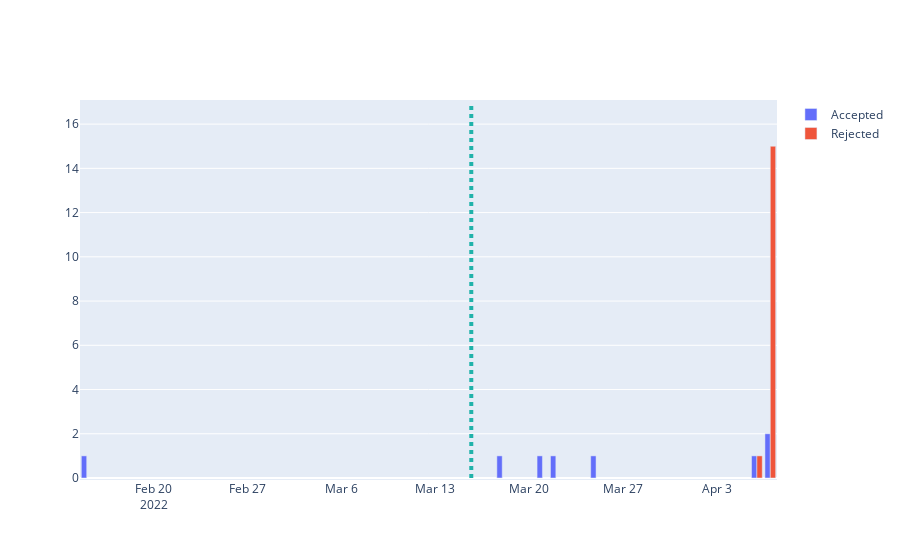

The notebook cell saved with this chart:
### Code cell
# create a figure
fig = go.Figure()

# make bar plot, x is date, y is count of accepts and rejects on that date
fig.add_trace(go.Bar(x=df[df['status'] == 'accepted']['date'].value_counts().index,
                        y=df[df['status'] == 'accepted']['date'].value_counts().values, 
                        name='Accepted'))

fig.add_trace(go.Bar(x=df[df['status'] == 'rejected']['date'].value_counts().index,
                        y=df[df['status'] == 'rejected']['date'].value_counts().values,                     
                        name='Rejected'))

# add vertical dotted line to indicate todays date but with previous year
fig.add_shape(type="line", x0=datetime.now() - timedelta(days=365), y0=0, x1=datetime.now() - timedelta(days=365), y1=max(df['date'].value_counts().values),
               line=dict(color="LightSeaGreen", width=4, dash="dot"))

fig.show()

### Figure 1 — Plotly figure (JSON) as saved in the notebook; plotly's stock layout.template omitted (floating-point values rounded to 4 significant figures)
{"data": [{"name": "Accepted", "type": "bar", "x": ["2022-04-07T00:00:00", "2022-03-21T00:00:00", "2022-03-18T00:00:00", "2022-02-15T00:00:00", "2022-04-06T00:00:00", "2022-03-25T00:00:00", "2022-03-22T00:00:00"], "y": [2, 1, 1, 1, 1, 1, 1]}, {"name": "Rejected", "type": "bar", "x": ["2022-04-07T00:00:00", "2022-04-06T00:00:00"], "y": [15, 1]}], "layout": {"shapes": [{"line": {"color": "LightSeaGreen", "dash": "dot", "width": 4}, "type": "line", "x0": "2022-03-15T16:36:05.297460", "x1": "2022-03-15T16:36:05.297460", "y0": 0, "y1": 17}]}}
